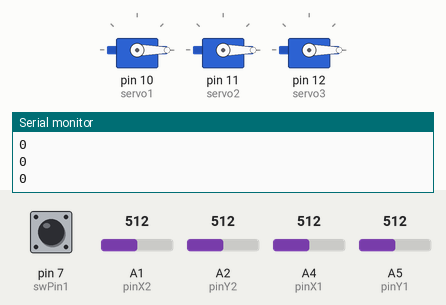
Simulated run of this sketch. Board: Arduino Uno, built with avr-gcc and run on an emulated ATmega328P. Shown: 3 × servo, the last lines printed to the serial monitor. Inputs (shaded band) come from the test bench; at power-on: A4 (pinX1) = 512, A1 (pinX2) = 512, pin 7 (swPin1) HIGH, A2 (pinY2) = 512, A5 (pinY1) = 512.

Above: at 1.4 s.
1.5 s: A4 (pinX1) set to 312
3.0 s: A4 (pinX1) set to 290
At 5.8 s:
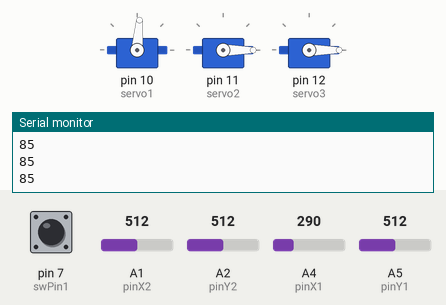
6.0 s: A1 (pinX2) set to 314
7.5 s: A1 (pinX2) set to 281
At 8.08 s:
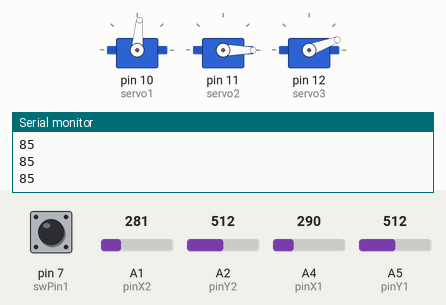
10.5 s: pin 7 (swPin1) pulled LOW for 0.15 s
At 13.3 s:
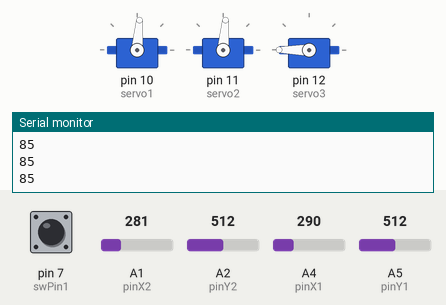
13.5 s: A1 (pinX2) set to 790
15.0 s: A1 (pinX2) set to 818
At 20.2 s:
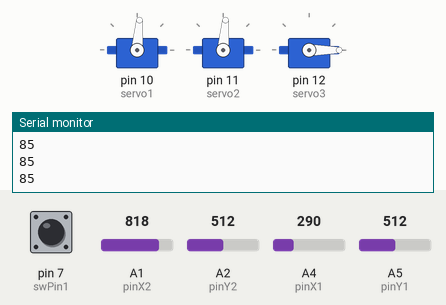
Timing chart, 0 to 20.7 s (numbered marks = the images above; inputs shaded):
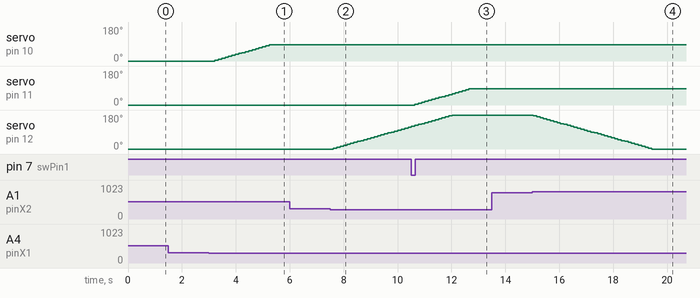

Measured:
- the behaviour switches between 300 and 299 on A4 (pinX1) (found by bisection; images 0 and 1)
- the behaviour switches between 300 and 299 on A1 (pinX2) (found by bisection; images 1 and 2)
- the behaviour switches between 800 and 801 on A1 (pinX2) (found by bisection; images 3 and 4)
- after the input at 3.0 s, servo on pin 10 (servo1): moves from 0° to 85° over 2.0 s, starting after 0.22 s
- after the input at 7.5 s, servo on pin 12 (servo3): moves from 0° to 115° over 2.8 s, starting after 0.12 s
- after the input at 10.5 s, servo on pin 11 (servo2): moves from 0° to 85° over 2.0 s, starting after 0.14 s
- after the input at 13.5 s, every drawn part: stays the same
- after the input at 15.0 s, servo on pin 12 (servo3): moves from 180° to 0° over 4.4 s, starting at once

The sketch:

arduino-joystick.ino
```cpp
#include <Servo.h>

#define pinX2   A1  // ось X джойстика
#define pinY2   A2  // ось Y джойстика
#define pinX1   A4  // ось Y джойстика
#define pinY1   A5  // ось Y джойстика
#define swPin1  7  // кнопка джойстика
#define swPin2  8  // кнопка джойстика

#define servo1  10  // светодиод на Pin 13
#define servo2  11  // светодиод на Pin 13
#define servo3  12  // светодиод на Pin 13

int amplitude = 10;

Servo Servo1;
Servo Servo2;
Servo Servo3;

int servo1_angle = 0;
int servo2_angle = 0;
int servo3_angle = 0;
bool servo2_on = false;

void setup() {
  Serial.begin(9600);

  pinMode(pinX1, INPUT);
  pinMode(pinY1, INPUT);
  pinMode(pinX2, INPUT);
  pinMode(pinY2, INPUT);

  pinMode(swPin1, INPUT);
  pinMode(swPin2, INPUT);
  digitalWrite(swPin1, HIGH);

  Servo1.attach(servo1);
  Servo2.attach(servo2);
  Servo3.attach(servo3);

  Servo1.write(0);
  Servo2.write(0);
  Servo3.write(0);

  Serial.println("Calibrate start");
  int count = 0;
  int X[] = {2000, 0};
  int Y[] = {2000, 0};

  while (count < 1000) {
    int x = analogRead(pinX1);
    int y = analogRead(pinY1);

    if (x < X[0]) X[0] = x;
    if (x > X[1]) X[1] = x;

    if (y < Y[0]) Y[0] = y;
    if (y > Y[1]) Y[1] = y;

    if (count % 10 == 0) Serial.print(".");
    count++;
  }
  Serial.println("\nCalibrate end");
  Serial.print("minX = "    + String( X[0]));
  Serial.println(" maxX = " + String( X[1]));
  Serial.print("minY = "    + String( Y[0]));
  Serial.println(" maxY = " + String( Y[1]));
}

void loop() {
  int X1 = analogRead(pinX1);              // считываем значение оси Х
  int Y1 = analogRead(pinY1);              // считываем значение оси Y

  boolean currentState = digitalRead(swPin1);

  if (!currentState) {
    if (servo2_on) {
      servo2_on = false;
    }
    else {
      servo2_on = true;
    }
  }
  delay(100);

  if (!servo2_on) {
    if (X1 > 800) servo1_angle-=5;
    if (X1 < 300) servo1_angle+=5;

    if (servo1_angle > 85) servo1_angle = 85;
    if (servo1_angle < 0) servo1_angle = 0;
    Servo1.write(servo1_angle);
    Serial.println(servo1_angle);
  }
  else {
    if (X1 > 800) servo2_angle-=5;
    if (X1 < 300) servo2_angle+=5;

    if (servo2_angle > 85) servo2_angle = 85;
    if (servo2_angle < 0) servo2_angle = 0;
    Servo2.write(servo2_angle);
  }

  int X2 = analogRead(pinX2);              // считываем значение оси Х
  int Y2 = analogRead(pinY2);              // считываем значение оси Y

  if (X2 > 800) servo3_angle-=5;
  if (X2 < 300) servo3_angle+=5;

  if (servo3_angle > 180) servo3_angle = 180;
  if (servo3_angle < 0)  servo3_angle = 0;
  Servo3.write(servo3_angle);

  delay(25);
}
```
